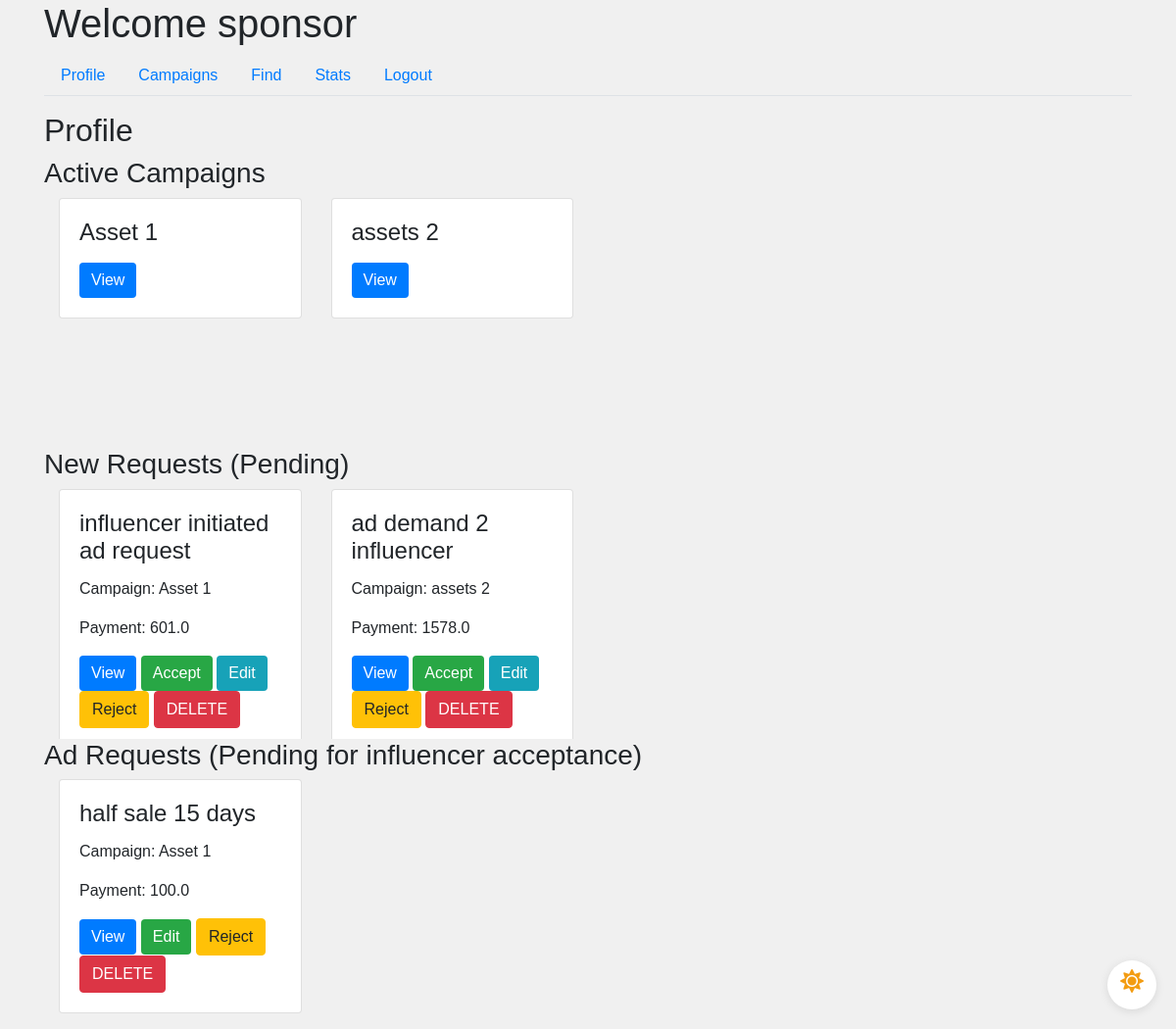
The app's page /sponsor/profile (signed in), older data.
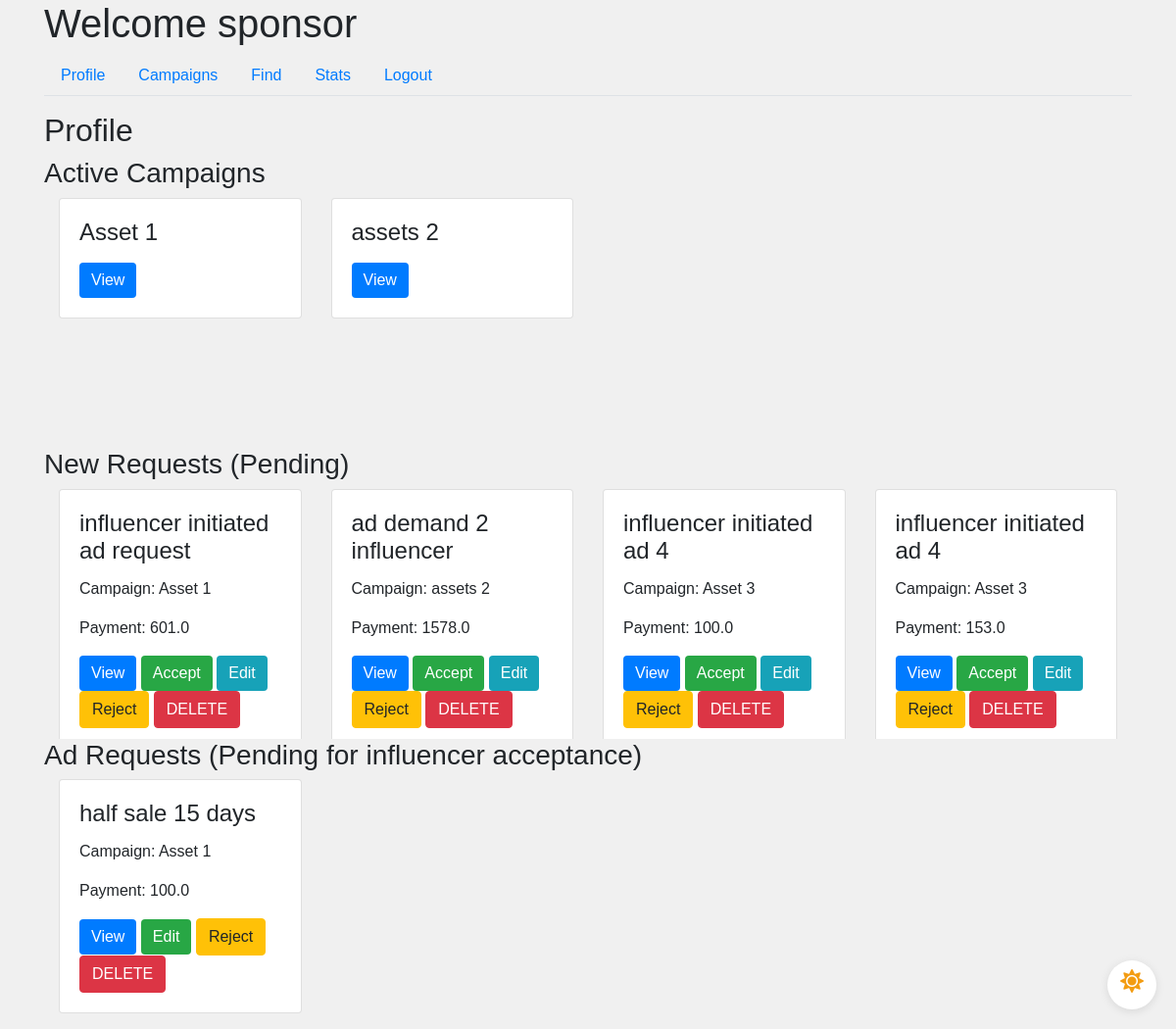
The same page, newer data.
### app/models.py (models this page shows, shortened)
class User(UserMixin, db.Model):
    id = db.Column(db.Integer, primary_key=True)
    username = db.Column(db.String(64), unique=True, nullable=False)
    email = db.Column(db.String(120), unique=True, nullable=False)
    password_hash = db.Column(db.String(128), nullable=False)
    role = db.Column(db.String(20), nullable=False)
    industry = db.Column(db.String(120))  # For Sponsors
    platforms = db.Column(db.Text)  # For Influencers
    category = db.Column(db.String(120))  # For Influencers
    niche = db.Column(db.String(120))  # For Influencers
    profile_pic = db.Column(db.String(20), nullable=False, default='download.png')
    flag = db.Column(db.Boolean, default=False, nullable=False)  # Add flag column

class Campaign(db.Model):
    id = db.Column(db.Integer, primary_key=True)
    name = db.Column(db.String(100), nullable=False)
    description = db.Column(db.Text, nullable=False)
    budget = db.Column(db.Float, nullable=False)
    visibility = db.Column(db.String(10), nullable=False)  # 'public', 'private'
    start_date = db.Column(db.Date, nullable=False)
    end_date = db.Column(db.Date, nullable=False)
    user_id = db.Column(db.Integer, db.ForeignKey('user.id'), nullable=False)
    ad_requests = db.relationship('AdRequest', backref='campaign', lazy=True)
    flag = db.Column(db.Boolean, default=False, nullable=False)  # Add flag column

class AdRequest(db.Model):
    id = db.Column(db.Integer, primary_key=True)
    campaign_id = db.Column(db.Integer, db.ForeignKey('campaign.id'), nullable=False)
    influencer_id = db.Column(db.Integer, db.ForeignKey('user.id'), nullable=False)
    requirements = db.Column(db.Text, nullable=False)
    payment_amount = db.Column(db.Float, nullable=False)
    status_influencer = db.Column(db.String(10), nullable=False)
    status_sponsor = db.Column(db.String(10), nullable=False)

### app/routes.py (the view)
@main.route('/sponsor/profile')
@login_required
def sponsor_profile():
    if current_user.role != 'sponsor':
        return redirect(url_for('main.home'))
    sponsor = current_user
    active_campaigns = Campaign.query.join(AdRequest, Campaign.id == AdRequest.campaign_id)\
    .filter(Campaign.user_id == sponsor.id, AdRequest.status_sponsor == "Accepted").all()
    new_requests = AdRequest.query.join(Campaign, AdRequest.campaign_id == Campaign.id)\
                              .filter(Campaign.user_id == sponsor.id, AdRequest.status_sponsor == 'Pending').all()
    active_influencer = User.query.filter_by(role='influencer').all()
    influencer_pending_request = AdRequest.query.join(Campaign, AdRequest.campaign_id == Campaign.id)\
                              .filter(Campaign.user_id == sponsor.id, AdRequest.status_influencer == 'Pending').all()
    return render_template('sponsor_profile.html',
                           sponsor=sponsor,
                           active_campaigns=active_campaigns,
                           active_influencer=active_influencer,
                           new_requests=new_requests,
                           influencer_pending_request=influencer_pending_request)

### app/models.py (called while the page is built)
@login_manager.user_loader
def load_user(user_id):
    return User.query.get(int(user_id))

### app/templates/sponsor_profile.html (shortened to what this page needs)
{% extends "sponsor_dashboard.html" %}
{% block tab_content %}
<h2>Profile</h2>
<div class="col-md-13">
    <div class="profile-main">
        <h3>Active Campaigns</h3>
            <div class="scrollable-container">
                <div class="row-container">
                    {% for campaign in active_campaigns %}
                    <div class="col-md-3">
                        <div class="request-box card">
                            <div class="card-body">
                                <h4 class="card-title">{{ campaign.name }}</h4>
                                <button class="btn btn-primary" data-toggle="modal" data-target="#campaignModal" data-id="{{ campaign.id }}">View</button>
                            </div>
                        </div>
                    </div>
                    {% endfor %}
                </div>
            </div>
        <h3>New Requests (Pending)</h3>
            <div class="scrollable-container">
                <div class="row-container">
                    {% for request in new_requests %}
                    <div class="col-md-3">
                        <div class="request-box card">
                            <div class="card-body">
                                <h4 class="card-title">{{ request.requirements }}</h4>
                                <p class="card-text">Campaign: {{ request.campaign.name }}</p>
                                <p class="card-text">Payment: {{ request.payment_amount }}</p>
                                <button class="btn btn-primary" data-toggle="modal" data-target="#adRequestModal" data-id="{{ request.id }}">View</button>
                                {% for influencer in active_influencer %}
                                    {% if request.campaign.flag == 0 and current_user.flag == 0 and influencer.id == request.influencer_id and influencer.flag == 0 %}
                                        <a href="{{ url_for('main.accept_request_sponsor', id=request.id) }}" class="btn btn-success">Accept</a>
                                        <a href="{{ url_for('main.edit_ad_request_spon', id=request.id) }}" class="btn btn-info">Edit</a>
                                        <a href="{{ url_for('main.reject_request_sponsor', id=request.id) }}" class="btn btn-warning">Reject</a>
                                        <a href="{{ url_for('main.delete_ad_request', id=request.id) }}" class="btn btn-danger">DELETE</a>
                                    {% endif %}
                                {% endfor %}
                            </div>
                        </div>
                    </div>
                    {% endfor %}
                </div>
            </div>
        <h3>Ad Requests (Pending for influencer acceptance)</h3>
        <div class="scrollable-container">
            <div class="row-container">
                {% for request in influencer_pending_request %}
                <div class="col-md-3">
                    <div class="request-box card">
                        <div class="card-body">
                            <h4 class="card-title">{{ request.requirements }}</h4>
                            <p class="card-text">Campaign: {{ request.campaign.name }}</p>
                            <p class="card-text">Payment: {{ request.payment_amount }}</p>
                            <button class="btn btn-primary" data-toggle="modal" data-target="#adRequestModal" data-id="{{ request.id }}">View</button>
                            {% for influencer in active_influencer %}
                                {% if request.campaign.flag == 0 and current_user.flag == 0 and influencer.id == request.influencer_id and influencer.flag == 0 %}
                                    <a href="{{ url_for('main.edit_ad_request_spon', id=request.id) }}" class="btn btn-success">Edit</a>
                                    <a href="{{ url_for('main.reject_request_sponsor', id=request.id) }}" class="btn btn-warning">Reject</a>
                                    <a href="{{ url_for('main.delete_campaign', id=request.id) }}" class="btn btn-danger">DELETE</a>
                                {% endif %}
                            {% endfor %}
                        </div>
                    </div>
                </div>
                {% endfor %}
            </div>
        </div>
</div>
{% endblock %}

### app/templates/sponsor_dashboard.html (shortened to what this page needs)
{% extends "base.html" %}
{% block content %}
<div class="dark-mode-toggle">
    <label for="darkSwitch" class="toggle-label">
        <i class="fas fa-sun light-mode-icon"></i>
    </label>
</div>
<h1>Welcome {{ current_user.username }}</h1>
<ul class="nav nav-tabs">
    <li class="nav-item">
        <a class="nav-link" href="{{ url_for('main.sponsor_profile') }}">Profile</a>
    </li>
    <li class="nav-item">
        <a class="nav-link" href="{{ url_for('main.sponsor_campaigns') }}">Campaigns</a>
    </li>
    <li class="nav-item">
        <a class="nav-link" href="{{ url_for('main.sponsor_find') }}">Find</a>
    </li>
    <li class="nav-item">
        <a class="nav-link" href="{{ url_for('main.sponsor_stats') }}">Stats</a>
    </li>
    <li class="nav-item">
        <a class="nav-link" href="{{ url_for('main.logout') }}">Logout</a>
    </li>
</ul>
<div class="tab-content mt-3">
    {% block tab_content %}{% endblock %}
</div>
{% endblock %}

### app/templates/base.html (shortened to what this page needs)
<!DOCTYPE html>
<html lang="en">
<head>
    <link rel="stylesheet" href="https://maxcdn.bootstrapcdn.com/bootstrap/4.0.0/css/bootstrap.min.css">
    <link href="https://stackpath.bootstrapcdn.com/bootstrap/4.3.1/css/bootstrap.min.css" rel="stylesheet">
    <link rel="stylesheet" href="https://cdnjs.cloudflare.com/ajax/libs/font-awesome/5.15.4/css/all.min.css">
    <link rel="stylesheet" href="{{ url_for('static', filename='css/styles.css') }}">
</head>
<body>
    <div class="container">
        {% block content %}{% endblock %}
    </div>
</body>
</html>

### app/static/css/styles.css (style rules this page uses)
.scrollable-container { display: flex; flex-direction: column; overflow-y: auto; height: 255px; scroll-snap-type: y mandatory; }
.row-container { display: flex; flex-wrap: wrap; }
.row-container > .col-md-3 { flex: 0 0 25%; box-sizing: border-box; scroll-snap-align: start; margin-bottom: 10px; }
body { font-family: 'Arial', sans-serif; background-color: #f0f0f0; margin: 0; padding: 0; transition: background-color 0.3s; }
.btn-primary { background-color: #007bff; border: none; }
.btn-success { background-color: #28a745; border: none; }
.btn-info { background-color: #17a2b8; border: none; }
.dark-mode-toggle { position: fixed; bottom: 20px; right: 20px; width: 50px; height: 50px; border-radius: 50%; background-color: #fff; box-shadow: 0 2px 10px rgba(0, 0, 0, 0.1); display: flex; align-items: center; justify-content: center; cursor: pointer; z-index: 1000; }
.toggle-label { display: flex; align-items: center; justify-content: center; width: 100%; height: 100%; cursor: pointer; position: relative; }
.light-mode-icon, .dark-mode-icon { position: absolute; font-size: 24px; }
.light-mode-icon { color: #f39c12; opacity: 1; transition: opacity 0.3s; }

Row changes from the older to the newer data that the page shows:
added AdRequest: requirements "influencer initiated ad 4", campaign.name "Asset 3", payment_amount "100.0", shown under "New Requests (Pending)"
added AdRequest: requirements "influencer initiated ad 4", campaign.name "Asset 3", payment_amount "153.0", shown under "New Requests (Pending)"
